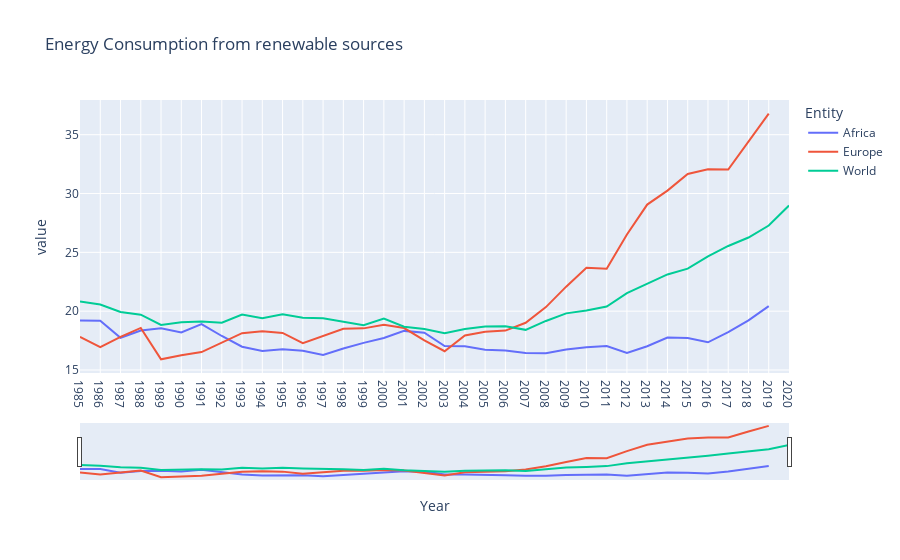

The cell this chart's notebook holds for it:
### Code cell
fig = px.line(continents, x="Year", y=continents.columns,
              title='Energy Consumption from renewable sources')
fig.update_xaxes(
    dtick="M1",rangeslider_visible=True)
fig.show()

### Figure 1 — Plotly figure (JSON) as saved in the notebook; plotly's stock layout.template omitted (floating-point values rounded to 4 significant figures)
{"data": [{"hovertemplate": "Entity=Africa<br>Year=%{x}<br>value=%{y}<extra></extra>", "legendgroup": "Africa", "line": {"color": "#636efa", "dash": "solid"}, "marker": {"symbol": "circle"}, "mode": "lines", "name": "Africa", "orientation": "v", "showlegend": true, "type": "scatter", "x": [1985, 1986, 1987, 1988, 1989, 1990, 1991, 1992, 1993, 1994, 1995, 1996, 1997, 1998, 1999, 2000, 2001, 2002, 2003, 2004, 2005, 2006, 2007, 2008, 2009, 2010, 2011, 2012, 2013, 2014, 2015, 2016, 2017, 2018, 2019, 2020], "xaxis": "x", "y": [19.2, 19.18, 17.74, 18.36, 18.55, 18.19, 18.9, 17.89, 16.98, 16.62, 16.76, 16.64, 16.28, 16.83, 17.3, 17.72, 18.32, 18.17, 17.03, 17.01, 16.71, 16.67, 16.44, 16.43, 16.75, 16.94, 17.03, 16.45, 17.02, 17.76, 17.71, 17.35, 18.21, 19.22, 20.43, null], "yaxis": "y"}, {"hovertemplate": "Entity=Europe<br>Year=%{x}<br>value=%{y}<extra></extra>", "legendgroup": "Europe", "line": {"color": "#EF553B", "dash": "solid"}, "marker": {"symbol": "circle"}, "mode": "lines", "name": "Europe", "orientation": "v", "showlegend": true, "type": "scatter", "x": [1985, 1986, 1987, 1988, 1989, 1990, 1991, 1992, 1993, 1994, 1995, 1996, 1997, 1998, 1999, 2000, 2001, 2002, 2003, 2004, 2005, 2006, 2007, 2008, 2009, 2010, 2011, 2012, 2013, 2014, 2015, 2016, 2017, 2018, 2019, 2020], "xaxis": "x", "y": [17.82, 16.94, 17.82, 18.58, 15.91, 16.25, 16.52, 17.3, 18.13, 18.3, 18.15, 17.28, 17.9, 18.5, 18.54, 18.85, 18.56, 17.51, 16.6, 17.93, 18.26, 18.35, 19.02, 20.35, 22.08, 23.7, 23.61, 26.52, 29.06, 30.25, 31.67, 32.06, 32.04, 34.46, 36.79, null], "yaxis": "y"}, {"hovertemplate": "Entity=World<br>Year=%{x}<br>value=%{y}<extra></extra>", "legendgroup": "World", "line": {"color": "#00cc96", "dash": "solid"}, "marker": {"symbol": "circle"}, "mode": "lines", "name": "World", "orientation": "v", "showlegend": true, "type": "scatter", "x": [1985, 1986, 1987, 1988, 1989, 1990, 1991, 1992, 1993, 1994, 1995, 1996, 1997, 1998, 1999, 2000, 2001, 2002, 2003, 2004, 2005, 2006, 2007, 2008, 2009, 2010, 2011, 2012, 2013, 2014, 2015, 2016, 2017, 2018, 2019, 2020], "xaxis": "x", "y": [20.83, 20.57, 19.93, 19.7, 18.83, 19.07, 19.12, 19.02, 19.72, 19.39, 19.74, 19.44, 19.41, 19.12, 18.8, 19.37, 18.68, 18.48, 18.12, 18.49, 18.69, 18.71, 18.41, 19.17, 19.81, 20.06, 20.4, 21.54, 22.3, 23.12, 23.62, 24.66, 25.54, 26.26, 27.28, 28.98], "yaxis": "y"}], "layout": {"legend": {"title": {"text": "Entity"}, "tracegroupgap": 0}, "title": {"text": "Energy Consumption from renewable sources"}, "xaxis": {"anchor": "y", "domain": [0, 1], "dtick": "M1", "rangeslider": {"visible": true}, "title": {"text": "Year"}}, "yaxis": {"anchor": "x", "domain": [0, 1], "title": {"text": "value"}}}}
